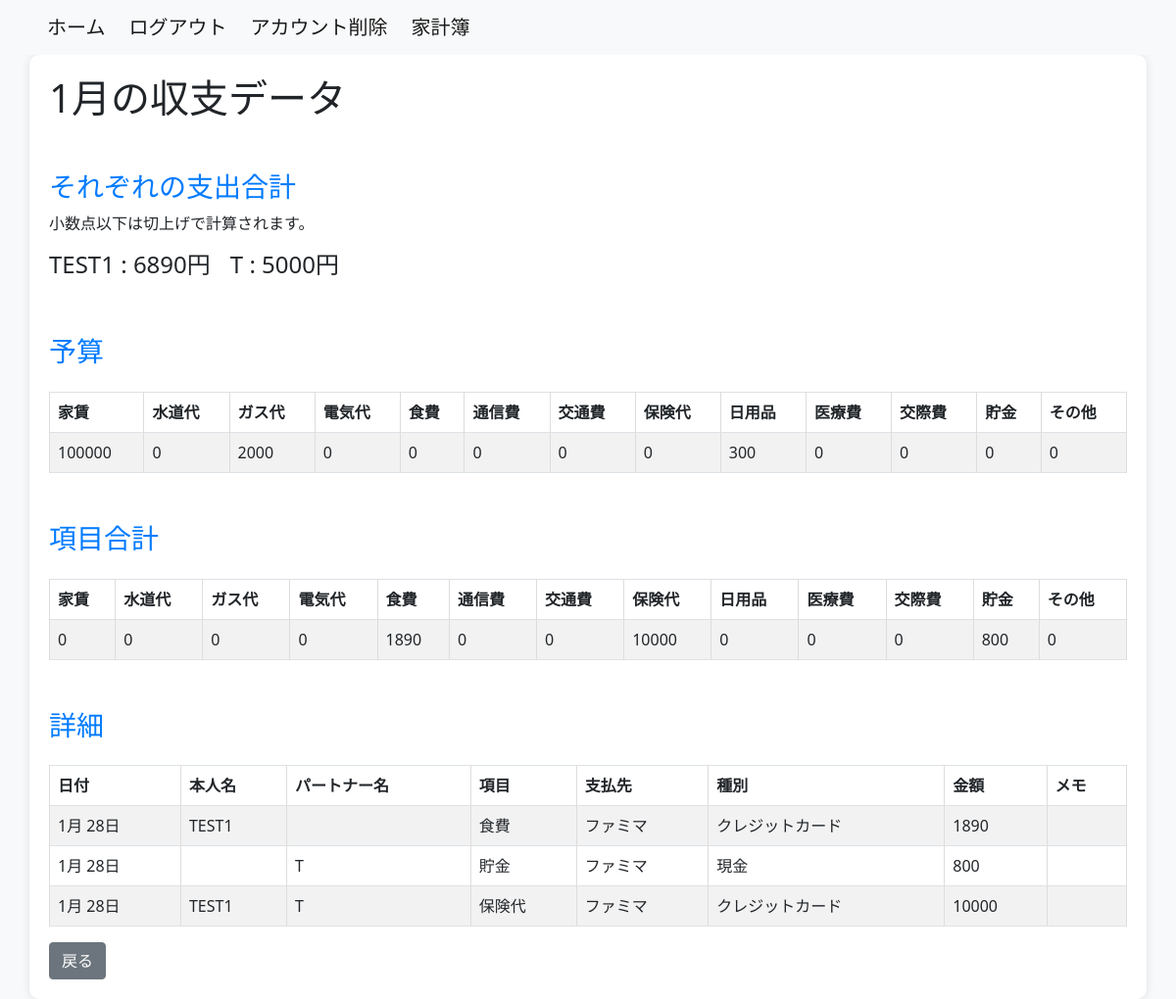
/household_budget/monthly_data/2024-1/ (signed in), run on an earlier commit of the app's database.
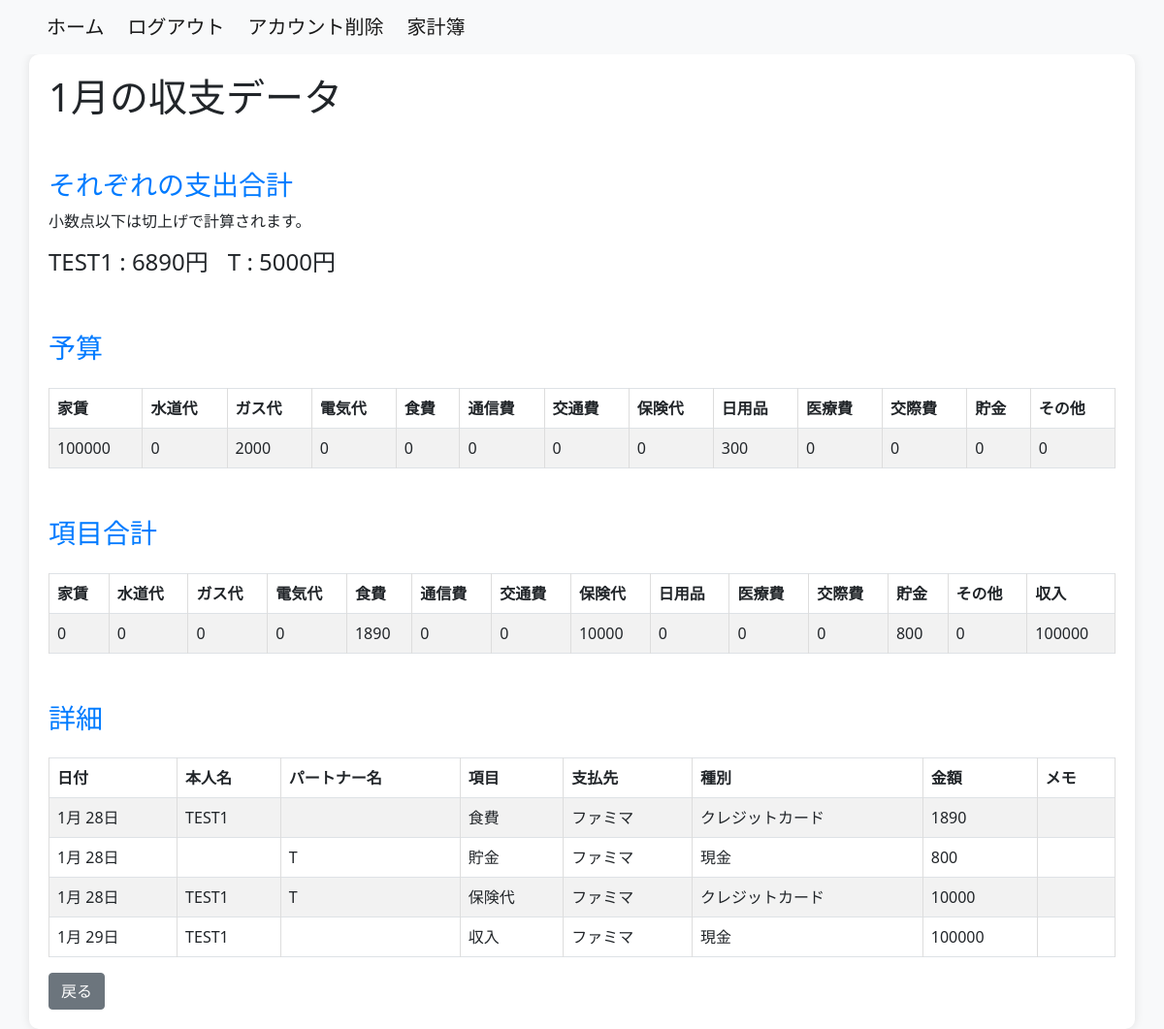
And on a later commit of the database.
### household_budget/models.py (models this page shows, shortened)
class Transaction(models.Model):
    user = models.ForeignKey(settings.AUTH_USER_MODEL, on_delete=models.CASCADE)
    event_date = models.DateField()
    name_1 = models.CharField(max_length=20, default='', null=True)
    name_2 = models.CharField(max_length=20, default='', null=True)
    category = models.ForeignKey(Category, on_delete=models.CASCADE)
    payment_type = models.ForeignKey(PaymentType, on_delete=models.CASCADE)
    vendor_name = models.ForeignKey(Vendor, on_delete=models.CASCADE, related_name='vendor_transactions')
    amount = models.IntegerField(default=0)
    memo = models.TextField(null=True)
    class Meta:
        db_table = 'transaction'
        ordering = ['event_date']

class Category(models.Model):
    category_name = models.CharField(max_length=50)
    class Meta:
        db_table = 'category'

class Vendor(models.Model):
    user = models.ForeignKey(settings.AUTH_USER_MODEL, on_delete=models.CASCADE)
    vendor_name = models.CharField(max_length=50)
    class Meta:
        db_table = 'vendor'

class PaymentType(models.Model):
    payment_type = models.CharField(max_length=20)
    class Meta:
        db_table = 'pament_type'

### household_budget/views.py (the view)
# urls.py: path('monthly_data/<int:year>-<int:month>/', M_DataView.as_view(), name='monthly_data'),
@method_decorator(login_required(login_url='/login/'), name='dispatch')
class M_DataView(TemplateView):
    template_name = 'm_data.html'
    def get_context_data(self, **kwargs):
        context = super().get_context_data(**kwargs)
        year = self.kwargs.get('year')
        month = self.kwargs.get('month')
        first_day_of_month = timezone.datetime(int(year), int(month), 1)
        last_day_of_month = first_day_of_month.replace(day=1, month=first_day_of_month.month + 1) - timezone.timedelta(days=1)
        monthly_summary = Transaction.objects.filter(event_date__year=year, event_date__month=month) \
            .values('category__category_name') \
            .annotate(total_amount=Coalesce(Sum('amount'), Value(0)))
        categories = ['家賃', '水道代', 'ガス代', '電気代', '食費', '通信費', '交通費', '保険代', '日用品', '医療費', '交際費', '貯金', 'その他']
        monthly_summary = Transaction.objects.filter(event_date__year=year, event_date__month=month) \
            .values('category__category_name') \
            .annotate(total_amount=Sum('amount'))
        transaction_data = Transaction.objects.all()
        name1_only_monthly_amount = Transaction.objects.filter(
            Q(name_1__isnull=False) & ~Q(name_1=''),
            ~Q(category_id=1) & ~Q(category_id=13),
            event_date__range=[first_day_of_month, last_day_of_month]
        ).aggregate(name1_has_data_total_amount=Sum('amount'))['name1_has_data_total_amount'] or 0
        name2_only_monthly_amount = Transaction.objects.filter(
            Q(name_2__isnull=False) & ~Q(name_2=''),
            ~Q(category_id=1) & ~Q(category_id=13),
            event_date__range=[first_day_of_month, last_day_of_month]
        ).aggregate(name1_has_data_total_amount=Sum('amount'))['name1_has_data_total_amount'] or 0
        name_monthly_amount = Transaction.objects.filter(
            Q(name_1__isnull=False) & Q(name_2__isnull=False) & ~Q(name_1='') & ~Q(name_2=''),
            ~Q(category_id=1) & ~Q(category_id=13),
            event_date__range=[first_day_of_month, last_day_of_month]
        ).aggregate(name_both_total_amount=Sum('amount'))['name_both_total_amount'] or 0
        name_both_half_monthly_amount = math.ceil(name_monthly_amount / 2)
        category_totals_dict = {category_name: {'total_amount': 0} for category_name in categories}
        for category in monthly_summary:
            category_name = category['category__category_name']
            category_totals_dict[category_name] = {
                'total_amount': category['total_amount'] if category['total_amount'] is not None else 0
            }
        monthly_details = Transaction.objects.filter(event_date__year=year, event_date__month=month)
        latest_budget = Budget.objects.filter(event_date__year=year, event_date__month=month).order_by('-event_date').first()
        name1_total_amount = name1_only_monthly_amount - name_monthly_amount + name_both_half_monthly_amount
        name2_total_amount = name2_only_monthly_amount - name_monthly_amount + name_both_half_monthly_amount
        context['year'] = year
        context['month'] = month
        context['category_totals'] = category_totals_dict
        context['monthly_details'] = monthly_details
        context['latest_budget'] = latest_budget
        context['name1_total_amount'] = name1_total_amount
        context['name2_total_amount'] = name2_total_amount
        context['name'] = transaction_data
        return context

### household_budget/templates/m_data.html (shortened to what this page needs)
{% extends 'base.html' %}
{% block content %}
{% load custom_filters %}
<div class="container">
    <h1>{{ month }}月の収支データ</h1>
      <h3>それぞれの支出合計</h3>
      <p>小数点以下は切上げで計算されます。</p>
      <div style="display: flex; gap: 20px;">
      <h4>{{ name.0.name_1 }} : {{ name1_total_amount }}円</h2>
      <h4>{{ name.1.name_2 }} : {{ name2_total_amount }}円</h2>
      </div>
    <h3>予算</h3>
    <table class="table table-striped table-bordered mt-4">
        <thead class="thead-dark">
            <tr>
                <th>家賃</th>
                <th>水道代</th>
                <th>ガス代</th>
                <th>電気代</th>
                <th>食費</th>
                <th>通信費</th>
                <th>交通費</th>
                <th>保険代</th>
                <th>日用品</th>
                <th>医療費</th>
                <th>交際費</th>
                <th>貯金</th>
                <th>その他</th>
            </tr>
        </thead>
        <tbody>
            <tr>
                <td>{{ latest_budget.rent_budget }}</td>
                <td>{{ latest_budget.water_supply_budget }}</td>
                <td>{{ latest_budget.gas_budget }}</td>
                <td>{{ latest_budget.electricity_budget }}</td>
                <td>{{ latest_budget.food_expenses_budget }}</td>
                <td>{{ latest_budget.communication_expenses_budget }}</td>
                <td>{{ latest_budget.transportation_expenses_budget }}</td>
                <td>{{ latest_budget.insurance_fee_budget }}</td>
                <td>{{ latest_budget.daily_necessities_budget }}</td>
                <td>{{ latest_budget.medical_bills_budget }}</td>
                <td>{{ latest_budget.entertainment_expenses_budget }}</td>
                <td>{{ latest_budget.saving_budget }}</td>
                <td>{{ latest_budget.add_item_budget }}</td>
            </tr>
        </tbody>
    </table>
<h3>項目合計</h3>
<table class="table table-striped table-bordered mt-4">
    <thead class="thead-dark">
        <tr>
            {% for category_name, category_data in category_totals.items %}
                <th>{{ category_name }}</th>
            {% endfor %}
        </tr>
    </thead>
    <tbody>
        <tr>
            {% for category_name, category_data in category_totals.items %}
                <td>{{ category_data.total_amount }}</td>
            {% endfor %}
        </tr>
    </tbody>
</table>
    <h3>詳細</h3>
    <table class="table table-striped table-bordered mt-4">
        <thead class="thead-dark">
            <tr>
                <th>日付</th>
                <th>本人名</th>
                <th>パートナー名</th>
                <th>項目</th>
                <th>支払先</th>
                <th>種別</th>
                <th>金額</th>
                <th>メモ</th>
            </tr>
        </thead>
        <tbody>
            {% for detail in monthly_details %}
                <tr>
                    <td>{{ detail.event_date|date:"n月 j日" }}</td>
                    <td>{{ detail.name_1 }}</td>
                    <td>{{ detail.name_2 }}</td>
                    <td>{{ detail.category.category_name }}</td>
                    <td>{{ detail.vendor_name.vendor_name }}</td>
                    <td>{{ detail.payment_type.payment_type }}</td>
                    <td>{{ detail.amount }}</td>
                    <td>{{ detail.memo }}</td>
                </tr>
            {% endfor %}
        </tbody>
    </table>
<a href="{% url 'accounts:user' %}" class="btn btn-secondary ml-2">戻る</a>
</div>
</html>
{% endblock %}

What changed in the data, as far as the page shows it:
added Transaction: event_date "1月 29日", name_1 "TEST1", category.category_name "収入", vendor_name.vendor_name "ファミマ", payment_type.payment_type "現金", amount "100000"
Also different on the page:
new list line: "収入"
new list line: "100000"
